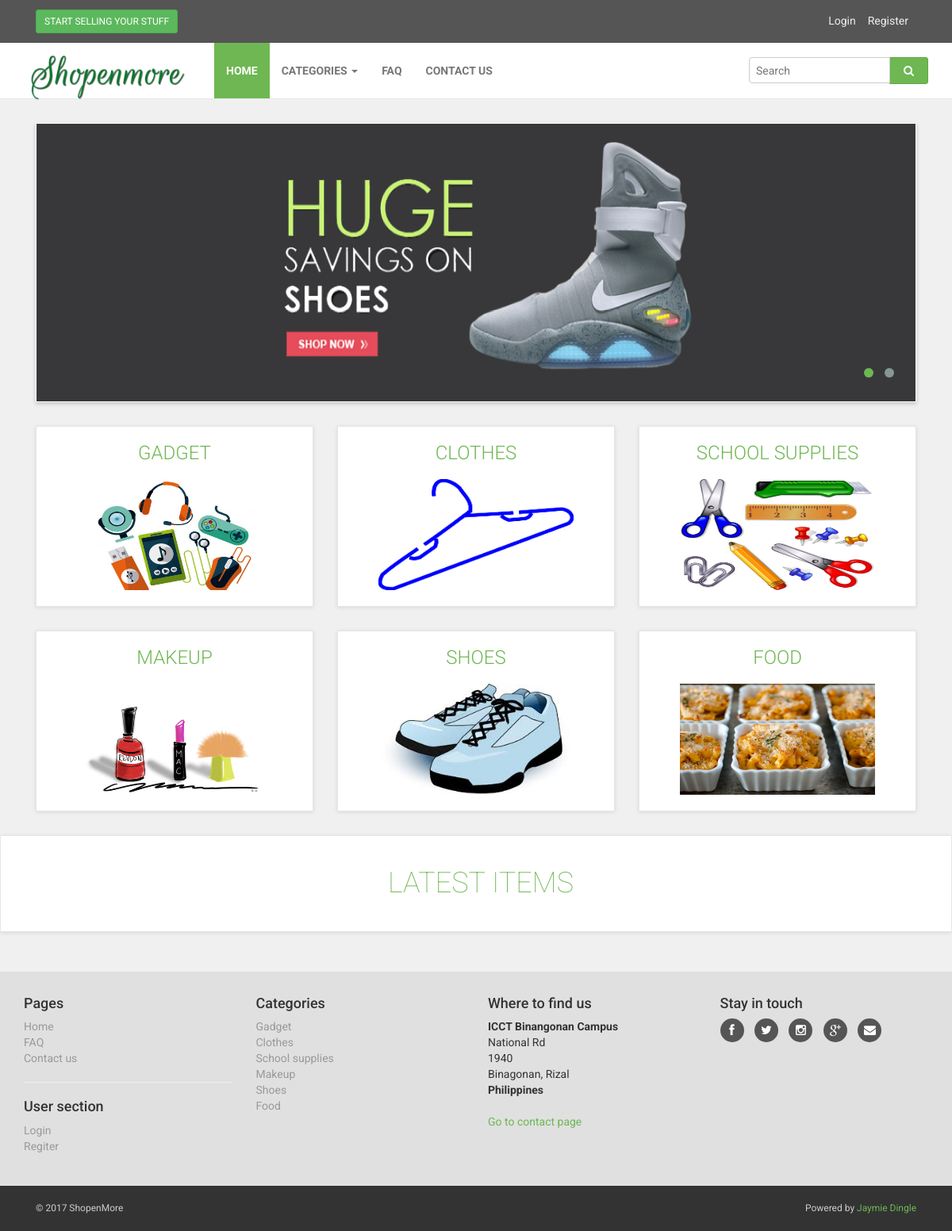
The page / on the database its author committed.
### tables this page shows
CREATE TABLE `tb_banners` (
  `id` int(11) NOT NULL,
  `name` varchar(50) NOT NULL,
  `link` text NOT NULL,
  `image_url` text NOT NULL,
  `is_active` tinyint(1) NOT NULL DEFAULT '1'
);

CREATE TABLE `tb_item_category` (
  `id` int(11) NOT NULL,
  `name` varchar(100) NOT NULL,
  `theme` text NOT NULL,
  `image_url` text NOT NULL,
  `is_active` tinyint(1) NOT NULL DEFAULT '1'
);

CREATE TABLE `tb_site_info` (
  `id` int(11) NOT NULL,
  `title` varchar(50) NOT NULL,
  `tagline` text NOT NULL
);

### libs/meekrodb.2.3.class.php (called while the page is built, shortened)
<?php
class DB {
  protected static $mdb = null;
  public static function getMDB() {
    $mdb = DB::$mdb;
    if ($mdb === null) {
      $mdb = DB::$mdb = new MeekroDB();
    }
    $db_class_vars = get_class_vars('DB');
    return $mdb;
  }
  public static function query() { $args = func_get_args(); return call_user_func_array(array(DB::getMDB(), 'query'), $args); }
  public static function queryFirstRow() { $args = func_get_args(); return call_user_func_array(array(DB::getMDB(), 'queryFirstRow'), $args); }
}
class MeekroDB {
  public $dbName = '';
  public $user = '';
  public $password = '';
  public $host = 'localhost';
  public $port = null;
  public $encoding = 'latin1';
  public $connect_options = array(MYSQLI_OPT_CONNECT_TIMEOUT => 30);
  public $internal_mysql = null;
  public function __construct($host=null, $user=null, $password=null, $dbName=null, $port=null, $encoding=null) {
    if ($host === null) $host = DB::$host;
    if ($user === null) $user = DB::$user;
    if ($password === null) $password = DB::$password;
    if ($dbName === null) $dbName = DB::$dbName;
    if ($port === null) $port = DB::$port;
    if ($encoding === null) $encoding = DB::$encoding;
    $this->host = $host;
    $this->user = $user;
    $this->password = $password;
    $this->dbName = $dbName;
    $this->port = $port;
    $this->encoding = $encoding;
  }
  public function get() {
    $mysql = $this->internal_mysql;
    if (!($mysql instanceof MySQLi)) {
      if (! $this->port) $this->port = ini_get('mysqli.default_port');
      $mysql = new mysqli();
      foreach ($this->connect_options as $key => $value) {
        $mysql->options($key, $value);
      }
      $mysql->set_charset($this->encoding);
      $this->internal_mysql = $mysql;
    }
    return $mysql;
  }
  protected function preparseQueryParams() {
    $args = func_get_args();
    $sql = trim(strval(array_shift($args)));
    $args_all = $args;
    if (count($args_all) == 0) return array($sql);
    $chunkyQuery = array();
    return $chunkyQuery;
  }
  protected function parseQueryParams() {
    $args = func_get_args();
    $chunkyQuery = call_user_func_array(array($this, 'preparseQueryParams'), $args);
    $query = '';
    foreach ($chunkyQuery as $chunk) {
      if (is_string($chunk)) {
        $query .= $chunk;
        continue;
      }
      $result = '';
      $query .= $result;
    }
    return $query;
  }
  protected function prependCall($function, $args, $prepend) { array_unshift($args, $prepend); return call_user_func_array($function, $args); }
  public function query() { $args = func_get_args(); return $this->prependCall(array($this, 'queryHelper'), $args, 'assoc'); }
  protected function queryHelper() {
    $args = func_get_args();
    $type = array_shift($args);
    $db = $this->get();
    $is_buffered = true;
    $row_type = 'assoc';
    $full_names = false;
    $sql = call_user_func_array(array($this, 'parseQueryParams'), $args);
    $result = $db->query($sql, $is_buffered ? MYSQLI_STORE_RESULT : MYSQLI_USE_RESULT);
    $return = array();
    while ($row = ($row_type == 'assoc' ? $result->fetch_assoc() : $result->fetch_row())) {
      $return[] = $row;
    }
    return $return;
  }
  public function queryFirstRow() {
    $args = func_get_args();
    $result = call_user_func_array(array($this, 'query'), $args);
    return reset($result);
  }
}
?>

### index.php (the view, shortened to what this page needs)
<?php include('includes/header.php'); ?>
<?php include('includes/top-bar.php'); ?>
<?php include('includes/nav-bar.php'); ?>
    <div id="all">
        <div id="content">
            <?php include('includes/banner-slider.php'); ?>
            <div id="advantages">
                <div class="container">
                    <div class="same-height-row">
                        <?php foreach($item_categories as $key=>$category){ ?>
                        <div class="col-sm-4">
                            <div class="box same-height clickable">
                                <h3><a href="category.php?id=<?php echo $category['id']; ?>"><?php echo $category['name']; ?></a></h3>
                                <img style="height:140px;width:80%" src="admin/uploads/category/<?php echo $category['image_url']; ?>">
                            </div>
                        </div>
                        <?php } ?>
                    </div>
                </div>
            </div>
            <div id="hot">
                <div class="box">
                    <div class="container">
                        <div class="col-md-12">
                            <h2>Latest items</h2>
                        </div>
                    </div>
                </div>
                <div class="container">
                </div>
            </div>
        </div>
  <?php include('includes/footer.php'); ?>

### includes/banner-slider.php
<div class="container">
    <div class="col-md-12">
        <div id="main-slider" >
            <?php
            $banners = DB::query("SELECT * FROM tb_banners WHERE is_active = 1");
            foreach($banners as $key=>$banner) {
             ?>
            <div class="item">
                <a href="<?php echo $banner['link']; ?>" target="_blank">
                    <img src="admin/uploads/banners/<?php echo $banner['image_url']; ?>" title="<?php echo $banner['name']; ?>" alt="<?php echo $banner['name']; ?>" class="img-responsive" style="height: 350px;">
                </a>
            </div>
            <?php } ?>
        </div>
    </div>
</div>

### includes/footer.php (shortened to what this page needs)
        <div id="footer" data-animate="fadeInUp">
            <div class="container">
                <div class="row">
                    <div class="col-md-3 col-sm-6">
                        <h4>Pages</h4>
                        <ul>
                            <li><a href="text.html">Home</a>
                            </li>
                            <li><a href="faq.php">FAQ</a>
                            </li>
                            <li><a href="contact.php">Contact us</a>
                            </li>
                        </ul>
                        <hr>
                        <h4>User section</h4>
                        <ul>
                            <li><a href="#" data-toggle="modal" data-target="#login-modal">Login</a>
                            </li>
                            <li><a href="register.php">Regiter</a>
                            </li>
                        </ul>
                    </div>
                    <div class="col-md-3 col-sm-6">
                        <h4>Categories</h4>
                        <ul>
                            <?php foreach($item_categories as $key=>$category){ ?>
                            <li><a href="category.php?id=<?php echo $category['id']; ?>"><?php echo $category['name']; ?></a>
                            </li>
                            <?php } ?>
                        </ul>
                    </div>
                    <div class="col-md-3 col-sm-6">
                        <h4>Where to find us</h4>
                        <p><strong>ICCT Binangonan Campus</strong>
                            <br>National Rd
                            <br>1940
                            <br>Binagonan, Rizal
                            <br>
                            <strong>Philippines</strong>
                        </p>
                        <a href="contact.php">Go to contact page</a>
                    </div>
                    <div class="col-md-3 col-sm-6">
                        <h4>Stay in touch</h4>
                        <p class="social">
                            <a href="https://www.facebook.com/SenMofficial/" class="facebook external" data-animate-hover="shake"><i class="fa fa-facebook"></i></a>
                            <a href="#" class="twitter external" data-animate-hover="shake"><i class="fa fa-twitter"></i></a>
                            <a href="#" class="instagram external" data-animate-hover="shake"><i class="fa fa-instagram"></i></a>
                            <a href="#" class="gplus external" data-animate-hover="shake"><i class="fa fa-google-plus"></i></a>
                            <a href="#" class="email external" data-animate-hover="shake"><i class="fa fa-envelope"></i></a>
                        </p>
                    </div>
                </div>
            </div>
        </div>
        <div id="copyright">
            <div class="container">
                <div class="col-md-6">
                    <p class="pull-left">© <?php echo date('Y'); ?> <?php echo $site_data['title']; ?></p>
                </div>
                <div class="col-md-6">
                    <p class="pull-right">Powered by <a href="https://www.linkedin.com/in/jaymie-dingle-946aa3111/" target="_blank">Jaymie Dingle</a>
                    </p>
                </div>
            </div>
        </div>
    </div>
</body>
</html>

### css/style.green.css (style rules this page uses)
a, button { -webkit-transition: all 0.2s ease-out; -moz-transition: all 0.2s ease-out; transition: all 0.2s ease-out; }
a i.fa, button i.fa { margin: 0 5px; }
.clickable { cursor: pointer; }
#advantages h2, #hot h2 { text-transform: uppercase; font-size: 36px; color: #6eb752; font-weight: 100; text-align: center; }
#advantages { text-align: center; }
#advantages .box h3 { position: relative; margin: 0 0 20px; font-weight: 300; text-transform: uppercase; z-index: 2; }
#main-slider { margin-bottom: 30px; border: solid 1px #fff; opacity: 0; filter: alpha(opacity=0); -webkit-box-shadow: 0 2px 5px rgba(0, 0, 0, 0.2); box-shadow: 0 2px 5px rgba(0, 0, 0, 0.2); }
.box { background: #fff; margin: 0 0 30px; border: solid 1px #e6e6e6; -webkit-box-sizing: border-box; -moz-box-sizing: border-box; box-sizing: border-box; padding: 20px; -webkit-box-shadow: 0 1px 5px rgba(0, 0, 0, 0.1); box-shadow: 0 1px 5px rgba(0, 0, 0, 0.1); }
#footer { background: #e0e0e0; padding: 20px 0; }
#footer ul { padding-left: 0; list-style: none; }
#footer ul a { color: #999999; }
#footer .social { text-align: left; }
#footer .social a { margin: 0 10px 0 0; color: #fff; display: inline-block; width: 30px; height: 30px; border-radius: 15px; line-height: 26px; font-size: 15px; text-align: center; -webkit-transition: all 0.2s ease-out; -moz-transition: all 0.2s ease-out; transition: all 0.2s ease-out; vertical-align: bottom; background-color: #555555; }
#footer .social a i { vertical-align: bottom; line-height: 30px; }
#copyright { background: #333; color: #ccc; padding: 20px 0; font-size: 12px; }
#copyright p { margin: 0; }
body { font-family: "Roboto", Helvetica, Arial, sans-serif; font-size: 14px; line-height: 1.42857143; color: #333333; background-color: #f0f0f0; }
a { color: #6eb752; text-decoration: none; }
hr { margin-top: 20px; margin-bottom: 20px; border: 0; border-top: 1px solid #eeeeee; }
h1, h2, h3, h4, h5, h6, .h1, .h2, .h3, .h4, .h5, .h6 { font-family: inherit; font-weight: 500; line-height: 1.1; color: inherit; }
h1, .h1, h2, .h2, h3, .h3 { margin-top: 20px; margin-bottom: 20px; }
p, ul, ol { margin: 0 0 20px; }

### rows shown on the page
tb_banners: image_url (picture)
tb_item_category: name "GADGET", image_url (picture), name "Gadget"
tb_item_category: name "CLOTHES", image_url (picture), name "Clothes"
tb_item_category: name "SCHOOL SUPPLIES", image_url (picture), name "School supplies"
tb_item_category: name "MAKEUP", image_url (picture), name "Makeup"
tb_item_category: name "SHOES", image_url (picture), name "Shoes"
tb_item_category: name "FOOD", image_url (picture), name "Food"
tb_site_info: title "ShopenMore"
